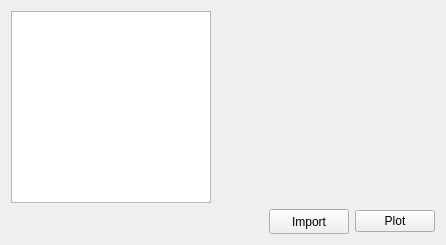
      <widget class="QWidget" name="resultsTab">
       <attribute name="title">
        <string>Results</string>
       </attribute>
       <layout class="QGridLayout" name="gridLayout_3">
        <item row="0" column="0">
         <widget class="QTableView" name="plotTable">
          <property name="maximumSize">
           <size>
            <width>200</width>
            <height>16777215</height>
           </size>
          </property>
          <attribute name="horizontalHeaderVisible">
           <bool>false</bool>
          </attribute>
          <attribute name="verticalHeaderVisible">
           <bool>false</bool>
          </attribute>
         </widget>
        </item>
        <item row="1" column="3">
         <widget class="QPushButton" name="importResults">
          <property name="minimumSize">
           <size>
            <width>0</width>
            <height>25</height>
           </size>
          </property>
          <property name="text">
           <string>Import</string>
          </property>
         </widget>
        </item>
        <item row="1" column="1">
         <spacer name="horizontalSpacer_2">
          <property name="orientation">
           <enum>Qt::Horizontal</enum>
          </property>
          <property name="sizeHint" stdset="0">
           <size>
            <width>40</width>
            <height>20</height>
           </size>
          </property>
         </spacer>
        </item>
        <item row="1" column="4">
         <widget class="QPushButton" name="plotResults">
          <property name="text">
           <string>Plot</string>
          </property>
         </widget>
        </item>
        <item row="0" column="1" colspan="4">
         <widget class="QCustomPlot" name="resultsPlot" native="true"/>
        </item>
       </layout>
      </widget>
